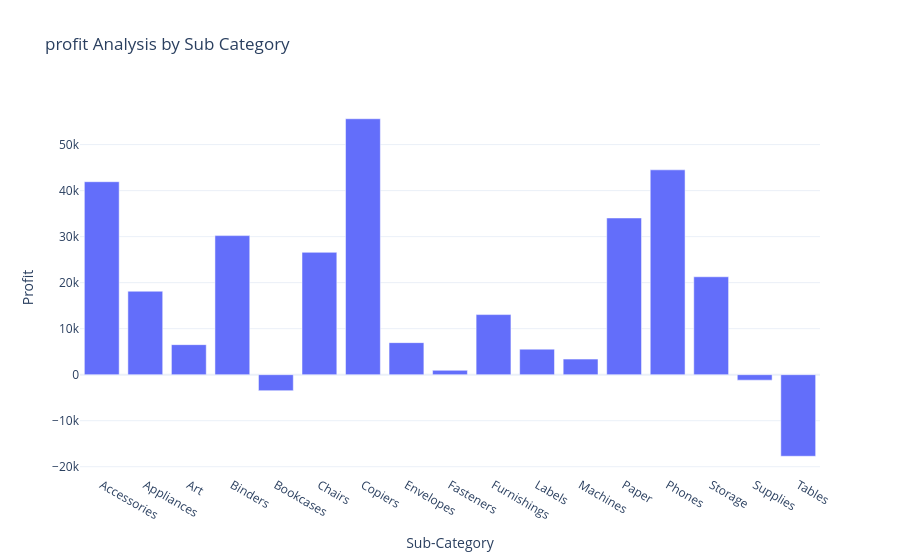

The notebook cell this image was saved under:
### Code cell
Profit_by_Subcategory = data.groupby('Sub-Category')['Profit'].sum().reset_index()
fig = px.bar(Profit_by_Subcategory,
                x = 'Sub-Category',
                y = 'Profit',
title = "profit Analysis by Sub Category")
fig.show()

### Figure 1 — Plotly figure (JSON) as saved in the notebook; plotly's stock layout.template omitted (floating-point values rounded to 4 significant figures)
{"data": [{"hovertemplate": "Sub-Category=%{x}<br>Profit=%{y}<extra></extra>", "legendgroup": "", "marker": {"color": "#636efa", "pattern": {"shape": ""}}, "name": "", "orientation": "v", "showlegend": false, "textposition": "auto", "type": "bar", "x": ["Accessories", "Appliances", "Art", "Binders", "Bookcases", "Chairs", "Copiers", "Envelopes", "Fasteners", "Furnishings", "Labels", "Machines", "Paper", "Phones", "Storage", "Supplies", "Tables"], "xaxis": "x", "y": [41940.0, 18140.0, 6528.0, 30220.0, -3473.0, 26590.0, 55620.0, 6964.0, 949.5, 13060.0, 5546.0, 3385.0, 34050.0, 44520.0, 21280.0, -1189.0, -17730.0], "yaxis": "y"}], "layout": {"barmode": "relative", "legend": {"tracegroupgap": 0}, "title": {"text": "profit Analysis by Sub Category"}, "xaxis": {"anchor": "y", "domain": [0, 1], "title": {"text": "Sub-Category"}}, "yaxis": {"anchor": "x", "domain": [0, 1], "title": {"text": "Profit"}}}}
